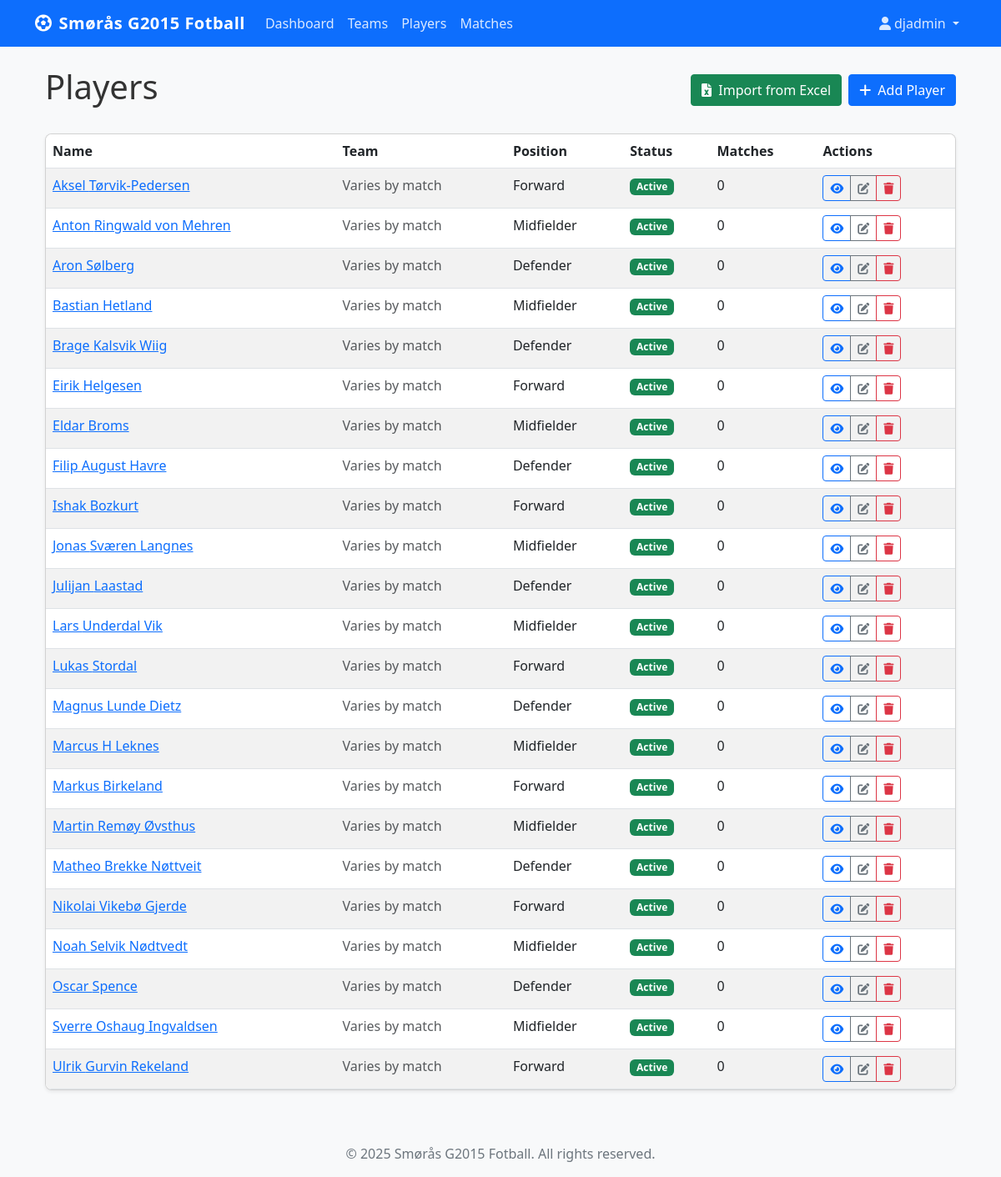
Page /team/players/ (signed in) on the committed database.
### teammanager/models.py (models this page shows, shortened)
class Player(models.Model):
    first_name = models.CharField(max_length=100)
    last_name = models.CharField(max_length=100, blank=True, null=True)
    position = models.CharField(max_length=50, blank=True, null=True)
    date_of_birth = models.DateField(blank=True, null=True)
    email = models.EmailField(blank=True, null=True)
    phone = models.CharField(max_length=20, blank=True, null=True)
    active = models.BooleanField(default=True)
    created_at = models.DateTimeField(auto_now_add=True)
    def total_matches(self):
        return self.match_appearances.count()

### teammanager/views.py (the view)
# urls.py: path('players/', views.PlayerListView.as_view(), name='player-list'),
class PlayerListView(LoginRequiredMixin, ListView):
    model = Player
    context_object_name = 'players'
    def get_context_data(self, **kwargs):
        context = super().get_context_data(**kwargs)
        context['excel_form'] = ExcelUploadForm()
        context['is_admin'] = self.request.user.profile.is_admin()
        context['is_coach'] = self.request.user.profile.is_coach()
        context['is_player'] = self.request.user.profile.is_player()
        context['is_approved'] = self.request.user.profile.is_approved()
        context['can_create'] = context['is_approved'] and (context['is_admin'] or context['is_coach'])
        context['can_import'] = context['is_approved'] and context['is_admin']
        return context

### teammanager/models.py (called while the page is built)
    def is_approved(self):
        return self.status == 'approved'

    def is_admin(self):
        return self.role == 'admin' and self.is_approved()

    def is_coach(self):
        return self.role == 'coach' and self.is_approved()

    def is_player(self):
        return self.role == 'player' and self.is_approved()

### templates/teammanager/player_list.html (shortened to what this page needs)
{% extends 'base.html' %}
{% block content %}
<div class="container">
    <div class="d-flex justify-content-between align-items-center mb-4">
        <h1>Players</h1>
        <div class="d-flex gap-2">
            <a href="{% url 'import-players-excel' %}" class="btn btn-success">
                <i class="fas fa-file-excel me-1"></i> Import from Excel
            </a>
            <a href="{% url 'player-add' %}" class="btn btn-primary">
                <i class="fas fa-plus me-1"></i> Add Player
            </a>
        </div>
    </div>
    {% if players %}
    <div class="card shadow-sm">
        <div class="card-body p-0">
            <div class="table-responsive">
                <table class="table table-striped table-hover mb-0">
                    <thead>
                        <tr>
                            <th>Name</th>
                            <th>Team</th>
                            <th>Position</th>
                            <th>Status</th>
                            <th>Matches</th>
                            <th>Actions</th>
                        </tr>
                    </thead>
                    <tbody>
                        {% for player in players %}
                        <tr>
                            <td>
                                <a href="{% url 'player-detail' player.id %}">
                                    {{ player.first_name }} {% if player.last_name %}{{ player.last_name }}{% endif %}
                                </a>
                            </td>
                            <td>
                                <span class="text-muted">Varies by match</span>
                            </td>
                            <td>{{ player.position|default:"-" }}</td>
                            <td>
                                {% if player.active %}
                                <span class="badge bg-success">Active</span>
                                {% else %}
                                <span class="badge bg-secondary">Inactive</span>
                                {% endif %}
                            </td>
                            <td>{{ player.total_matches }}</td>
                            <td>
                                <div class="btn-group btn-group-sm">
                                    <a href="{% url 'player-detail' player.id %}" class="btn btn-outline-primary">
                                        <i class="fas fa-eye"></i>
                                    </a>
                                    <a href="{% url 'player-edit' player.id %}" class="btn btn-outline-secondary">
                                        <i class="fas fa-edit"></i>
                                    </a>
                                    <a href="{% url 'player-delete' player.id %}" class="btn btn-outline-danger">
                                        <i class="fas fa-trash"></i>
                                    </a>
                                </div>
                            </td>
                        </tr>
                        {% endfor %}
                    </tbody>
                </table>
            </div>
        </div>
    </div>
    {% else %}
    <div class="alert alert-info">
        <i class="fas fa-info-circle me-2"></i> No players found. <a href="{% url 'player-add' %}" class="alert-link">Add a player</a> to get started.
    </div>
    {% endif %}
</div>
{% endblock %}

### templates/base.html (shortened to what this page needs)
<!DOCTYPE html>
<html lang="en">
<head>
    <link href="https://cdn.jsdelivr.net/npm/bootstrap@5.3.0/dist/css/bootstrap.min.css" rel="stylesheet">
    <link rel="stylesheet" href="https://cdnjs.cloudflare.com/ajax/libs/font-awesome/6.0.0/css/all.min.css">
    <link rel="stylesheet" href="/static/css/style.css">
</head>
<body>
    <nav class="navbar navbar-expand-lg navbar-dark bg-primary">
        <div class="container">
            <a class="navbar-brand" href="{% url 'home' %}">
                <i class="fas fa-futbol me-2"></i>Smørås G2015 Fotball
            </a>
            <div class="collapse navbar-collapse" id="navbarNav">
                <ul class="navbar-nav me-auto">
                    {% if user.is_authenticated %}
                    <li class="nav-item">
                        <a class="nav-link" href="{% url 'dashboard' %}">Dashboard</a>
                    </li>
                    <li class="nav-item">
                        <a class="nav-link" href="{% url 'team-list' %}">Teams</a>
                    </li>
                    <li class="nav-item">
                        <a class="nav-link" href="{% url 'player-list' %}">Players</a>
                    </li>
                    <li class="nav-item">
                        <a class="nav-link" href="{% url 'match-list' %}">Matches</a>
                    </li>
                    {% endif %}
                </ul>
                <ul class="navbar-nav">
                    {% if user.is_authenticated %}
                    <li class="nav-item dropdown">
                        <a class="nav-link dropdown-toggle" href="#" role="button" data-bs-toggle="dropdown">
                            <i class="fas fa-user me-1"></i>{{ user.username }}
                        </a>
                    </li>
                    {% endif %}
                </ul>
            </div>
        </div>
    </nav>
    <main class="container py-4">
        {% block content %}{% endblock %}
    </main>
    <footer class="bg-light py-3 mt-4">
        <div class="container text-center">
            <p class="mb-0">&copy; {% now "Y" %} Smørås G2015 Fotball. All rights reserved.</p>
        </div>
    </footer>
</body>
</html>

### static/css/style.css (style rules this page uses)
body { font-family: 'Segoe UI', Tahoma, Geneva, Verdana, sans-serif; color: #333; background-color: #f8f9fa; }
.navbar-brand { font-weight: 600; letter-spacing: 0.5px; }
.navbar-dark .navbar-nav .nav-link { color: rgba(255, 255, 255, 0.85); }
.card { border-radius: 0.5rem; overflow: hidden; transition: all 0.3s ease; }
.btn { border-radius: 0.25rem; font-weight: 500; }
.btn-primary { background-color: #0d6efd; border-color: #0d6efd; }
.btn-outline-primary { color: #0d6efd; border-color: #0d6efd; }
footer { margin-top: 3rem; padding: 1.5rem 0; color: #6c757d; }

### rows in the picture
Player: first_name "Aksel", last_name "Tørvik-Pedersen", position "Forward", active "Active", total_matches "0"
Player: first_name "Anton", last_name "Ringwald von Mehren", position "Midfielder", active "Active", total_matches "0"
Player: first_name "Aron", last_name "Sølberg", position "Defender", active "Active", total_matches "0"
Player: first_name "Bastian", last_name "Hetland", position "Midfielder", active "Active", total_matches "0"
Player: first_name "Brage", last_name "Kalsvik Wiig", position "Defender", active "Active", total_matches "0"
Player: first_name "Eirik", last_name "Helgesen", position "Forward", active "Active", total_matches "0"
Player: first_name "Eldar", last_name "Broms", position "Midfielder", active "Active", total_matches "0"
Player: first_name "Filip", last_name "August Havre", position "Defender", active "Active", total_matches "0"
Player: first_name "Ishak", last_name "Bozkurt", position "Forward", active "Active", total_matches "0"
Player: first_name "Jonas", last_name "Sværen Langnes", position "Midfielder", active "Active", total_matches "0"
Player: first_name "Julijan", last_name "Laastad", position "Defender", active "Active", total_matches "0"
Player: first_name "Lars", last_name "Underdal Vik", position "Midfielder", active "Active", total_matches "0"
Player: first_name "Lukas", last_name "Stordal", position "Forward", active "Active", total_matches "0"
Player: first_name "Magnus", last_name "Lunde Dietz", position "Defender", active "Active", total_matches "0"
Player: first_name "Marcus", last_name "H Leknes", position "Midfielder", active "Active", total_matches "0"
Player: first_name "Markus", last_name "Birkeland", position "Forward", active "Active", total_matches "0"
Player: first_name "Martin", last_name "Remøy Øvsthus", position "Midfielder", active "Active", total_matches "0"
Player: first_name "Matheo", last_name "Brekke Nøttveit", position "Defender", active "Active", total_matches "0"
Player: first_name "Nikolai", last_name "Vikebø Gjerde", position "Forward", active "Active", total_matches "0"
Player: first_name "Noah", last_name "Selvik Nødtvedt", position "Midfielder", active "Active", total_matches "0"
Player: first_name "Oscar", last_name "Spence", position "Defender", active "Active", total_matches "0"
Player: first_name "Sverre", last_name "Oshaug Ingvaldsen", position "Midfielder", active "Active", total_matches "0"
Player: first_name "Ulrik", last_name "Gurvin Rekeland", position "Forward", active "Active", total_matches "0"

### other values in the picture
{{ user.username }} "djadmin"
